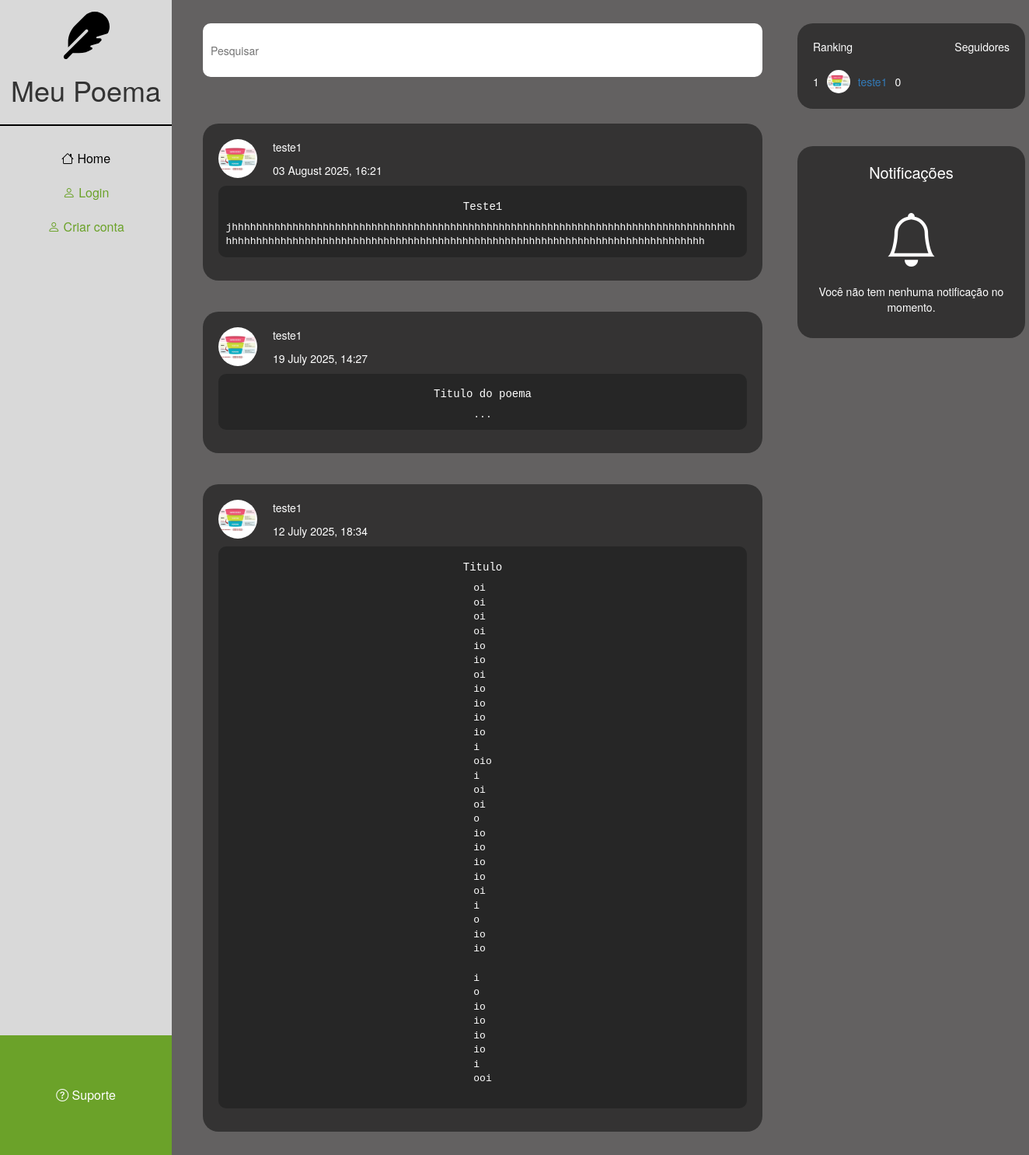
The page / on the database its author committed.
### meuPoema/models.py (models this page shows)
class Post(database.Model):
    id = database.Column(database.Integer, primary_key=True)
    title = database.Column(database.String(), nullable=False)
    content = database.Column(database.Text(), nullable=False)
    date_posted = database.Column(database.DateTime(), nullable=False, default=datetime.utcnow)
    likes = database.Column(database.Integer, default=0)
    user_id = database.Column(database.Integer, database.ForeignKey('user.id'), nullable=False)

class User(database.Model, UserMixin):
    id = database.Column(database.Integer, primary_key=True)
    username = database.Column(database.String(), nullable=False)
    userUnique = database.Column(database.String(), default=lambda: "@" + uuid.uuid4().hex[:10])
    email = database.Column(database.String(), unique=True, nullable=False)
    password = database.Column(database.String(),nullable=False)
    foto_perfil = database.Column(database.String(), default='default.jpg')
    posts = database.relationship('Post', backref='author', lazy=True)
    followers = database.relationship('Follow', foreign_keys='Follow.followed_id', backref='followed', lazy=True)
    bio = database.Column(database.String(), default='Sem biografia')
    notifications = database.relationship('Notification', backref='user', lazy=True)
    configRanking = database.Column(database.Boolean(), default=False)
    configNotifications = database.Column(database.Boolean(), default=False)

### meuPoema/routes.py (the view)
@app.route("/", methods=['GET', 'POST'])
def home():
    rank = lista_rank()
    formCriarPost = FormCriarPost()
    posts = Post.query.order_by(Post.date_posted.desc()).all()
    profile_pictures = url_for('static', filename='profile_pictures/')
    if formCriarPost.validate_on_submit() and "criarPost" in request.form:
        if current_user.is_authenticated:
            return redirect(url_for('postPoem'))
        else:
            flash('Você precisa estar logado para criar um poema', 'alert-danger')
    return render_template('home.html', avatars=avatars, rank=rank, formCriarPost=formCriarPost, posts=posts, current_user=current_user, profile_pictures=profile_pictures, get_user=get_user)

### meuPoema/forms.py
class FormCriarPost(flask_wtf.FlaskForm):
    criarPost = SubmitField('Criar Postagem')

### meuPoema/routes.py (called while the page is built)
def lista_rank():
    rank = (database.session.query(User)
            .outerjoin(User.followers)
            .group_by(User.id)
            .order_by(func.count(User.followers).desc())
            .limit(5)
            .all())
    return rank

def get_user(user_id):
    return User.query.get(user_id)

### meuPoema/templates/home.html (shortened to what this page needs)
{% extends 'base.html' %}
{% block body %}
    <div class="home">
        <div class="fy">
            <input type="text" class="input-search" placeholder="Pesquisar">
            <div class="home-posts">
                {% for post in posts %}
                    <div class="home-post">
                        <div class="home-post-header">
                            {% set user = get_user(post.user_id) %}
                            <img src="{{ profile_pictures }}{{user.foto_perfil }}" alt="Avatar" class="avatar-post">
                            <div class="home-post-info">
                                <p class="home-post-username">{{ user.username }}</p>
                                <p class="poemPost-time">{{ post.date_posted.strftime('%d %B %Y, %H:%M') }}</p>
                            </div>
                        </div>
                        <pre class="home-post-content">
                            <h5 class="home-post-title">{{ post.title }}</h5>
                            {{ post.content }}
                        </pre>
                    </div>
                {% endfor %}
            </div>
        </div>
    </div>
{% endblock %}

### meuPoema/templates/rank.html
<div>
    {% if current_user.configRanking %}
    {% else %}
        <div class="followers">
            <div class="title">
                <p>Ranking</p>
                <p>Seguidores</p>
            </div>
            <div class="userRanking">
                {% for rank in rank %}
                    <div class="user">
                        <p>{{ loop.index }}</p>
                        <a href="{{  url_for('profile', id=rank.id) }}">
                            <img src="{{ url_for('static', filename='profile_pictures/' + rank.foto_perfil) }}" class="img-rank" alt="Avatar">
                        </a>
                        <a href="{{  url_for('profile', id=rank.id) }}">
                            <p id="name">{{ rank.username }}</p>
                        </a>
                        <p id="followers">{{ rank.followers|length }}</p>
                    </div>
                {% endfor %}
            </div>
        </div>
    {% endif %}
    {% if current_user.configNotifications %}
    {% else %}
        <div class="notifications">
            <p id="title-notification">Notificações</p>
            <i class="bi bi-bell"></i>
            <p id="text-notification">Você não tem nenhuma notificação no momento.</p>
        </div>
    {% endif %}
</div>

### meuPoema/static/style.css (style rules this page uses)
:root { --nav-bg: #D9D9D9; --btn-color: #6BA229; --bg: #636161; --post: rgba(41, 40, 40, 0.8); --login-color: #8B8B8B; --bg-title-login: #262626; --btn-message-color: #297ca2; --btn-report-color: #A2292B ; --btn-edit-color: #ce5e17; }
.body-base { display: grid; grid-template-columns: 221px 800px 1fr; }
.body-base { background-color: var(--bg); }
pre { white-space: pre-line; border-radius: 10px; background: #262626; color: white; border: none; }
.home-posts { display: flex; flex-direction: column; align-items: center; gap: 20px; margin-top: 20px; width: 100%; color: white; }
.home-post-content { width: 100%; display: flex; flex-direction: column; align-items: center; }
.home-post { width: 90%; margin-top: 20px; border-radius: 20px; padding: 20px; background-color: var(--post); }

### rows shown on the page
Post: foto_perfil (picture), date_posted "03 August 2025, 16:21", title "Teste1", content "jhhhhhhhhhhhhhhhhhhhhhhhhhhhhhhhhhhhhhhhhhhhhhhhhhhhhhhhhhhhhhhhhhhhhhhhhhhhhhhhhhhhhhhhhhhhhhhhhhhhhhhhhhhhhhhhhhhhhhhhhhhhhhhhhhhhhhhhhhhhhhhhhhhhhhhhhhhhhhhhhhh"
User: username "teste1", foto_perfil (picture), followers|length "0"
Post: foto_perfil (picture), date_posted "19 July 2025, 14:27", title "Titulo do poema", content "..."
Post: foto_perfil (picture), date_posted "12 July 2025, 18:34", title "Titulo", content "oi oi oi oi io io oi io io io io i oio i oi oi o io io io io oi i o io io i o io io io io i ooi"
